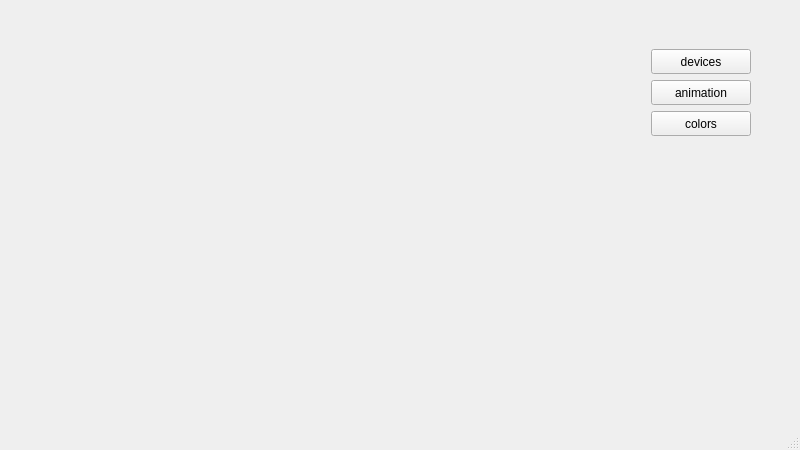
<?xml version="1.0" encoding="UTF-8"?>
<ui version="4.0">
    <class>MainWindow</class>
    <widget class="QMainWindow" name="MainWindow">
        <property name="geometry">
            <rect>
                <x>0</x>
                <y>0</y>
                <width>800</width>
                <height>450</height>
            </rect>
        </property>
        <property name="minimumSize">
            <size>
                <width>400</width>
                <height>250</height>
            </size>
        </property>
        <property name="windowTitle">
            <string>MainWindow</string>
        </property>
        <property name="layoutDirection">
            <enum>Qt::LeftToRight</enum>
        </property>
        <property name="autoFillBackground">
            <bool>false</bool>
        </property>
        <property name="styleSheet">
            <string notr="true"/>
        </property>
        <widget class="QWidget" name="centralwidget">
            <layout class="QGridLayout" name="gridLayout">
                <item row="0" column="0">
                    <layout class="QHBoxLayout" name="horizontalLayout">
                        <item>
                            <spacer name="horizontalSpacer">
                                <property name="orientation">
                                    <enum>Qt::Horizontal</enum>
                                </property>
                                <property name="sizeType">
                                    <enum>QSizePolicy::Expanding</enum>
                                </property>
                                <property name="sizeHint" stdset="0">
                                    <size>
                                        <width>600</width>
                                        <height>100</height>
                                    </size>
                                </property>
                            </spacer>
                        </item>
                        <item>
                            <layout class="QVBoxLayout" name="verticalLayout">
                                <property name="sizeConstraint">
                                    <enum>QLayout::SetMinAndMaxSize</enum>
                                </property>
                                <item>
                                    <spacer name="verticalSpacer">
                                        <property name="orientation">
                                            <enum>Qt::Vertical</enum>
                                        </property>
                                        <property name="sizeType">
                                            <enum>QSizePolicy::Maximum</enum>
                                        </property>
                                        <property name="sizeHint" stdset="0">
                                            <size>
                                                <width>20</width>
                                                <height>40</height>
                                            </size>
                                        </property>
                                    </spacer>
                                </item>
                                <item>
                                    <widget class="QPushButton" name="devices">
                                        <property name="minimumSize">
                                            <size>
                                                <width>100</width>
                                                <height>25</height>
                                            </size>
                                        </property>
                                        <property name="styleSheet">
                                            <string notr="true"/>
                                        </property>
                                        <property name="text">
                                            <string>devices</string>
                                        </property>
                                        <property name="autoDefault">
                                            <bool>false</bool>
                                        </property>
                                        <property name="default">
                                            <bool>false</bool>
                                        </property>
                                    </widget>
                                </item>
                                <item>
                                    <widget class="QPushButton" name="animation">
                                        <property name="minimumSize">
                                            <size>
                                                <width>100</width>
                                                <height>25</height>
                                            </size>
                                        </property>
                                        <property name="text">
                                            <string>animation</string>
                                        </property>
                                    </widget>
                                </item>
                                <item>
                                    <widget class="QPushButton" name="colors">
                                        <property name="minimumSize">
                                            <size>
                                                <width>100</width>
                                                <height>25</height>
                                            </size>
                                        </property>
                                        <property name="text">
                                            <string>colors</string>
                                        </property>
                                    </widget>
                                </item>
                                <item>
                                    <spacer name="verticalSpacer_2">
                                        <property name="orientation">
                                            <enum>Qt::Vertical</enum>
                                        </property>
                                        <property name="sizeHint" stdset="0">
                                            <size>
                                                <width>20</width>
                                                <height>40</height>
                                            </size>
                                        </property>
                                    </spacer>
                                </item>
                            </layout>
                        </item>
                        <item>
                            <spacer name="horizontalSpacer_2">
                                <property name="orientation">
                                    <enum>Qt::Horizontal</enum>
                                </property>
                                <property name="sizeType">
                                    <enum>QSizePolicy::Fixed</enum>
                                </property>
                                <property name="sizeHint" stdset="0">
                                    <size>
                                        <width>40</width>
                                        <height>20</height>
                                    </size>
                                </property>
                            </spacer>
                        </item>
                    </layout>
                </item>
            </layout>
        </widget>
        <widget class="QStatusBar" name="statusbar"/>
        <widget class="QMenuBar" name="menubar">
            <property name="geometry">
                <rect>
                    <x>0</x>
                    <y>0</y>
                    <width>800</width>
                    <height>22</height>
                </rect>
            </property>
        </widget>
    </widget>
    <resources/>
    <connections/>
</ui>
